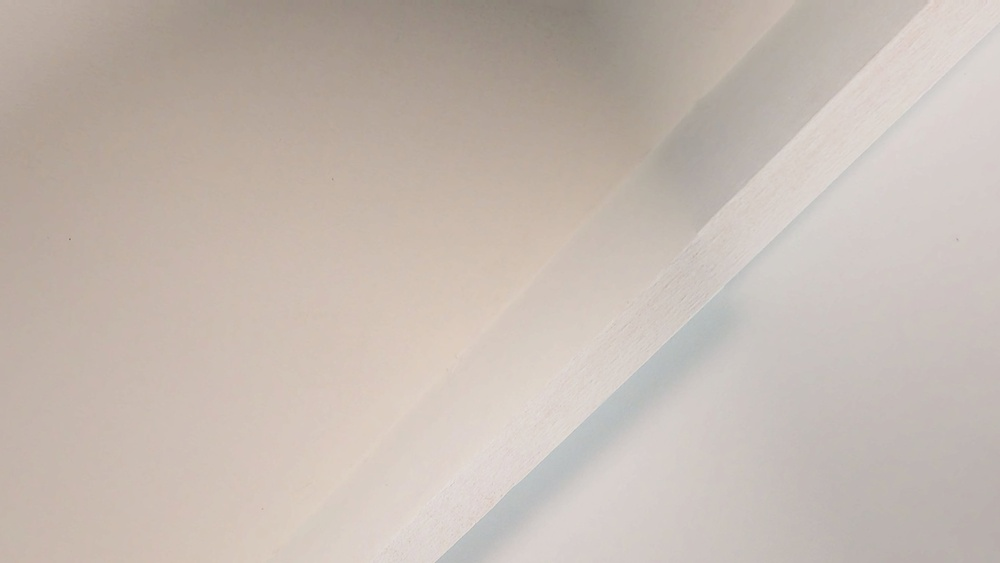
#> input picture hard-negatives-bubbling/2-Bubbling_Staining___Plasterboard___Living_Room-aID-6atxe8953t16s99dcyfq59rfb.jpg, 1000 x 563 px, shrunk from 2638 x 1484 before the run; its folder holds only this picture in this run
$ python synthetic_data.py
#> lines starting #> are read from the running program, lines starting #| are printed output that depends on the picture
from PIL import Image
import random
import glob
import os

def rotate_keep_size_pil(image_path, output_path, angle):
    # Open the image
#> called with angle = 245
    img = Image.open(image_path)
#> img is the input picture: PIL image 1000x563 RGB; mean R, G, B 196.8, 185.7, 177.7

    # Rotate around the center (expand=False keeps original canvas size)
    rotated_img = img.rotate(angle, expand=False, resample=Image.BICUBIC)
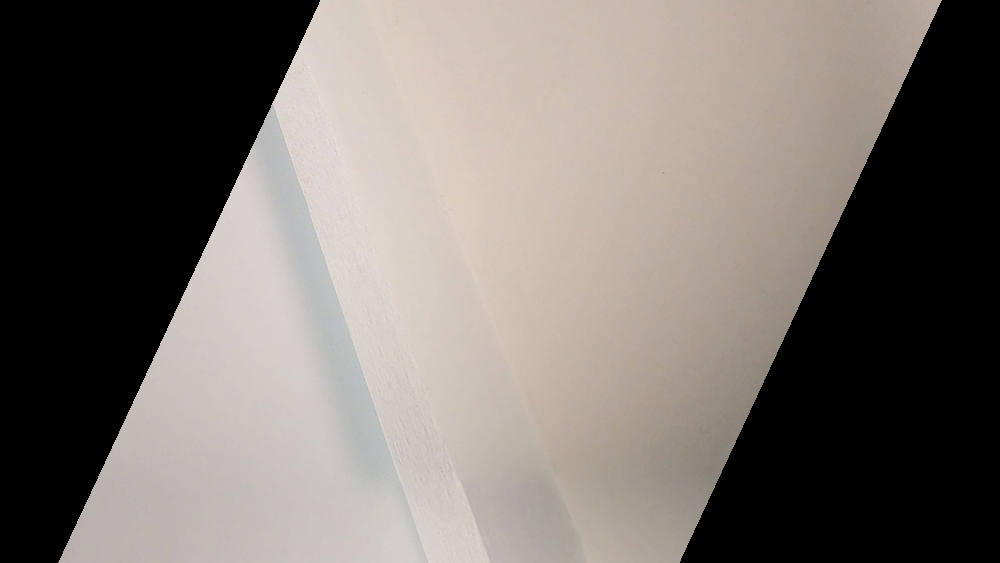
#> rotated_img: PIL image 1000x563 RGB; mean R, G, B 121, 114.2, 108.9

    # Save the result
    rotated_img.save(output_path)

if __name__ == "__main__":
    # Example usage (rotates 45 degrees counter-clockwise)
    dir_images = "./hard-negatives-bubbling"
    images = glob.glob(os.path.join(dir_images, "*.*"))
    for i, image_path in enumerate(images):
        print(f"\nProcessing {i+1}/{len(images)}: {image_path}...")
        for r in random.sample(range(0, 360, 5), k=22):  # Rotate in 45-degree increments
            print(f"..{r}", end="", flush=True)
            output_path = os.path.join(dir_images, f"rotated_{r}_" + os.path.basename(image_path))
            rotate_keep_size_pil(image_path, output_path, r)
